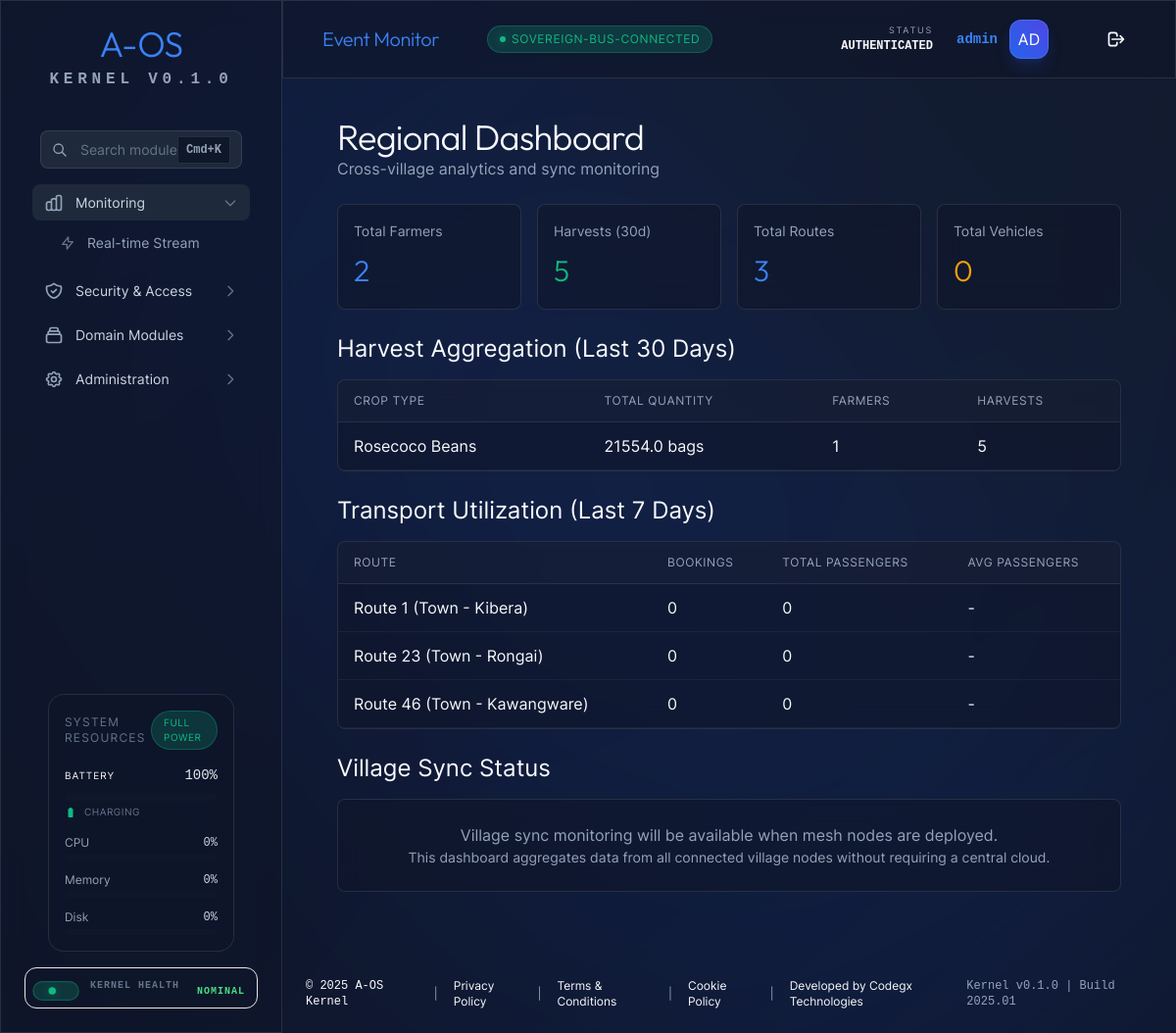
Page /regional/dashboard (signed in) on the committed database.
### tables this page shows
CREATE TABLE routes (
        id TEXT PRIMARY KEY,
        name TEXT NOT NULL,
        start_point TEXT,
        end_point TEXT,
        base_price REAL,
        metadata TEXT
    );

### aos/api/routers/regional.py (the view)
@router.get("/dashboard", response_class=HTMLResponse)
async def regional_dashboard(
    request: Request,
    db: sqlite3.Connection = Depends(get_db),
    operator = Depends(get_current_operator)
):
    aggregator = RegionalAggregator(db)
    summary = aggregator.get_village_summary()
    harvests = aggregator.aggregate_harvests(days=30)
    transport = aggregator.aggregate_transport(days=7)
    return templates.TemplateResponse("regional.html", {
        "request": request,
        "user": operator,  # Dashboard template expects 'user'
        "operator": operator,
        "summary": summary,
        "harvests": harvests,
        "transport": transport
    })

### aos/api/templates/regional.html (shortened to what this page needs)
{% extends "dashboard.html" %}
{% from "components/atoms/Badge.html" import badge %}
{% from "components/atoms/Card.html" import card %}
{% block content %}
<div class="aos-container">
    <div class="aos-page-header">
        <h1 class="aos-h1">Regional Dashboard</h1>
        <p class="aos-text-muted">Cross-village analytics and sync monitoring</p>
    </div>
    <div class="aos-grid aos-grid-cols-4 aos-gap-4 aos-mb-6">
        <div class="aos-glass aos-p-4 aos-rounded-lg">
            <div class="aos-text-muted aos-text-sm aos-mb-2">Total Farmers</div>
            <div class="aos-h2 aos-text-primary">{{ summary.total_farmers }}</div>
        </div>
        <div class="aos-glass aos-p-4 aos-rounded-lg">
            <div class="aos-text-muted aos-text-sm aos-mb-2">Harvests (30d)</div>
            <div class="aos-h2 aos-text-success">{{ summary.total_harvests_30d }}</div>
        </div>
        <div class="aos-glass aos-p-4 aos-rounded-lg">
            <div class="aos-text-muted aos-text-sm aos-mb-2">Total Routes</div>
            <div class="aos-h2 aos-text-info">{{ summary.total_routes }}</div>
        </div>
        <div class="aos-glass aos-p-4 aos-rounded-lg">
            <div class="aos-text-muted aos-text-sm aos-mb-2">Total Vehicles</div>
            <div class="aos-h2 aos-text-warning">{{ summary.total_vehicles }}</div>
        </div>
    </div>
    <div class="aos-mb-6">
        <h2 class="aos-h3 aos-mb-4">Harvest Aggregation (Last 30 Days)</h2>
        <div class="aos-glass aos-rounded-lg aos-overflow-hidden">
            <table class="aos-table">
                <thead>
                    <tr>
                        <th>Crop Type</th>
                        <th>Total Quantity</th>
                        <th>Farmers</th>
                        <th>Harvests</th>
                    </tr>
                </thead>
                <tbody>
                    {% for harvest in harvests %}
                    <tr>
                        <td>
                            <span class="aos-font-semibold">{{ harvest.crop_type }}</span>
                        </td>
                        <td>{{ "%.1f"|format(harvest.total_quantity) }} bags</td>
                        <td>{{ harvest.farmer_count }}</td>
                        <td>{{ harvest.harvest_count }}</td>
                    </tr>
                    {% endfor %}
                </tbody>
            </table>
        </div>
    </div>
    <div class="aos-mb-6">
        <h2 class="aos-h3 aos-mb-4">Transport Utilization (Last 7 Days)</h2>
        <div class="aos-glass aos-rounded-lg aos-overflow-hidden">
            <table class="aos-table">
                <thead>
                    <tr>
                        <th>Route</th>
                        <th>Bookings</th>
                        <th>Total Passengers</th>
                        <th>Avg Passengers</th>
                    </tr>
                </thead>
                <tbody>
                    {% for route in transport %}
                    <tr>
                        <td>
                            <span class="aos-font-semibold">{{ route.route_name }}</span>
                        </td>
                        <td>{{ route.booking_count }}</td>
                        <td>{{ route.total_passengers }}</td>
                        <td>
                            {% if route.booking_count > 0 %}
                            {{ "%.1f"|format(route.total_passengers / route.booking_count) }}
                            {% else %}
                            -
                            {% endif %}
                        </td>
                    </tr>
                    {% endfor %}
                </tbody>
            </table>
        </div>
    </div>
    <div class="aos-mb-6">
        <h2 class="aos-h3 aos-mb-4">Village Sync Status</h2>
        <div class="aos-glass aos-p-6 aos-rounded-lg aos-text-center">
            <p class="aos-text-muted">
                Village sync monitoring will be available when mesh nodes are deployed.
            </p>
            <p class="aos-text-sm aos-text-muted aos-mt-2">
                This dashboard aggregates data from all connected village nodes without requiring a central cloud.
            </p>
        </div>
    </div>
</div>
{% endblock %}

### aos/api/templates/partials/design_system.html (style rules this page uses)
body { margin: 0; scroll-behavior: smooth; -webkit-font-smoothing: antialiased; background: var(--aos-surface-base); color: var(--aos-neutral-50); font-family: var(--aos-font-sans); }
.aos-glass { background: var(--aos-surface-glass); backdrop-filter: blur(12px); -webkit-backdrop-filter: blur(12px); border: 1px solid var(--aos-surface-border); }
.aos-container { width: 100%; margin-left: auto; margin-right: auto; padding-left: var(--aos-spacing-4); padding-right: var(--aos-spacing-4); }
@media (min-width: 640px) { .aos-container { max-width: 640px; } }
@media (min-width: 768px) { .aos-container { max-width: 768px; } }
@media (min-width: 1024px) { .aos-container { max-width: 1024px; } }
.aos-gap-4 { gap: var(--aos-spacing-4); }
.aos-p-4 { padding: var(--aos-spacing-4); }
.aos-p-6 { padding: var(--aos-spacing-6); }
.aos-mb-2 { margin-bottom: var(--aos-spacing-2); }
.aos-mb-4 { margin-bottom: var(--aos-spacing-4); }
.aos-mb-6 { margin-bottom: var(--aos-spacing-6); }
.aos-rounded-lg { border-radius: var(--aos-radius-lg); }
.aos-overflow-hidden { overflow: hidden; }
.aos-grid { display: grid; }
.aos-grid-cols-4 { grid-template-columns: repeat(4, minmax(0, 1fr)); }
.aos-h1 { font-family: var(--aos-font-display); font-size: var(--aos-size-4xl); font-weight: 800; letter-spacing: -0.02em; line-height: 1.1; }
.aos-h2 { font-family: var(--aos-font-display); font-size: var(--aos-size-3xl); font-weight: 700; letter-spacing: -0.01em; }
.aos-h3 { font-size: var(--aos-size-2xl); font-weight: 700; line-height: 1.3; }
.aos-text-sm { font-size: var(--aos-size-sm); }
.aos-font-semibold { font-weight: 600; }
.aos-text-primary { color: var(--aos-primary-base); }
.aos-text-success { color: var(--aos-success-base); }
.aos-text-info { color: var(--aos-info-base); }
.aos-text-warning { color: var(--aos-warning-base); }
.aos-text-muted { color: var(--aos-neutral-400); }
.aos-page-header { margin-bottom: var(--aos-spacing-6); }
.aos-table { width: 100%; border-collapse: collapse; }
.aos-table thead { background: rgba(255, 255, 255, 0.02); border-bottom: 1px solid var(--aos-surface-border); }
.aos-table th { padding: var(--aos-spacing-3) var(--aos-spacing-4); text-align: left; font-size: var(--aos-size-xs); font-weight: 600; text-transform: uppercase; letter-spacing: 0.05em; color: var(--aos-neutral-400); }
.aos-table td { padding: var(--aos-spacing-3) var(--aos-spacing-4); border-bottom: 1px solid rgba(255, 255, 255, 0.05); }
.aos-text-center { text-align: center; }

### rows in the picture
routes: route_name "Route 1 (Town - Kibera)", booking_count "0", total_passengers "0"
routes: route_name "Route 23 (Town - Rongai)", booking_count "0", total_passengers "0"
routes: route_name "Route 46 (Town - Kawangware)", booking_count "0", total_passengers "0"

### other values in the picture
{{ title }} "Monitoring Security & Access Domain Modules Administration"
{{ item.text }} "Real-time Stream"
{{ name }} "KERNEL HEALTH"
{{ status_text }} "NOMINAL"
{{ text }} "SOVEREIGN-BUS-CONNECTED"
{{ user.username }} "admin"
{{ user.username[:2].upper() }} "AD"
{{ summary.total_farmers }} "2"
{{ summary.total_harvests_30d }} "5"
{{ summary.total_routes }} "3"
{{ summary.total_vehicles }} "0"
{{ harvest.crop_type }} "Rosecoco Beans"
{{ "%.1f"|format(harvest.total_quantity) }} "21554.0"
{{ harvest.farmer_count }} "1"
{{ harvest.harvest_count }} "5"
